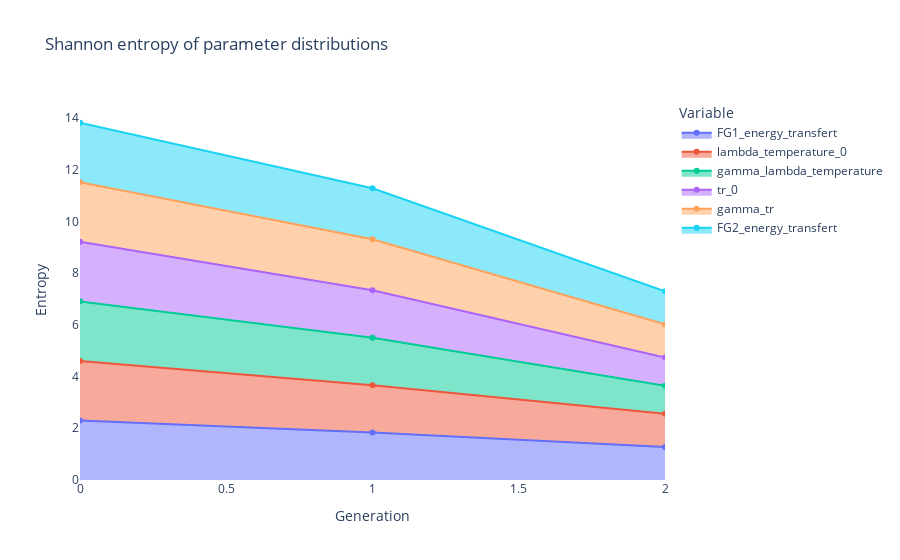

The notebook cell saved with this chart:
### Code cell
viewer.shannon_entropy(bins=100_000)

### Figure 1 — Plotly figure (JSON) as saved in the notebook; plotly's stock layout.template omitted (floating-point values rounded to 4 significant figures)
{"data": [{"fillpattern": {"shape": ""}, "hovertemplate": "Variable=FG1_energy_transfert<br>Generation=%{x}<br>Entropy=%{y}<extra></extra>", "legendgroup": "FG1_energy_transfert", "line": {"color": "#636efa"}, "marker": {"symbol": "circle"}, "mode": "lines+markers", "name": "FG1_energy_transfert", "orientation": "v", "showlegend": true, "stackgroup": "1", "type": "scatter", "x": [0, 1, 2], "xaxis": "x", "y": [2.303, 1.834, 1.28], "yaxis": "y"}, {"fillpattern": {"shape": ""}, "hovertemplate": "Variable=lambda_temperature_0<br>Generation=%{x}<br>Entropy=%{y}<extra></extra>", "legendgroup": "lambda_temperature_0", "line": {"color": "#EF553B"}, "marker": {"symbol": "circle"}, "mode": "lines+markers", "name": "lambda_temperature_0", "orientation": "v", "showlegend": true, "stackgroup": "1", "type": "scatter", "x": [0, 1, 2], "xaxis": "x", "y": [2.303, 1.834, 1.28], "yaxis": "y"}, {"fillpattern": {"shape": ""}, "hovertemplate": "Variable=gamma_lambda_temperature<br>Generation=%{x}<br>Entropy=%{y}<extra></extra>", "legendgroup": "gamma_lambda_temperature", "line": {"color": "#00cc96"}, "marker": {"symbol": "circle"}, "mode": "lines+markers", "name": "gamma_lambda_temperature", "orientation": "v", "showlegend": true, "stackgroup": "1", "type": "scatter", "x": [0, 1, 2], "xaxis": "x", "y": [2.303, 1.834, 1.089], "yaxis": "y"}, {"fillpattern": {"shape": ""}, "hovertemplate": "Variable=tr_0<br>Generation=%{x}<br>Entropy=%{y}<extra></extra>", "legendgroup": "tr_0", "line": {"color": "#ab63fa"}, "marker": {"symbol": "circle"}, "mode": "lines+markers", "name": "tr_0", "orientation": "v", "showlegend": true, "stackgroup": "1", "type": "scatter", "x": [0, 1, 2], "xaxis": "x", "y": [2.303, 1.834, 1.089], "yaxis": "y"}, {"fillpattern": {"shape": ""}, "hovertemplate": "Variable=gamma_tr<br>Generation=%{x}<br>Entropy=%{y}<extra></extra>", "legendgroup": "gamma_tr", "line": {"color": "#FFA15A"}, "marker": {"symbol": "circle"}, "mode": "lines+markers", "name": "gamma_tr", "orientation": "v", "showlegend": true, "stackgroup": "1", "type": "scatter", "x": [0, 1, 2], "xaxis": "x", "y": [2.303, 1.973, 1.28], "yaxis": "y"}, {"fillpattern": {"shape": ""}, "hovertemplate": "Variable=FG2_energy_transfert<br>Generation=%{x}<br>Entropy=%{y}<extra></extra>", "legendgroup": "FG2_energy_transfert", "line": {"color": "#19d3f3"}, "marker": {"symbol": "circle"}, "mode": "lines+markers", "name": "FG2_energy_transfert", "orientation": "v", "showlegend": true, "stackgroup": "1", "type": "scatter", "x": [0, 1, 2], "xaxis": "x", "y": [2.303, 1.973, 1.28], "yaxis": "y"}], "layout": {"legend": {"title": {"text": "Variable"}, "tracegroupgap": 0}, "plot_bgcolor": "rgba(0, 0, 0, 0)", "title": {"text": "Shannon entropy of parameter distributions"}, "xaxis": {"anchor": "y", "domain": [0, 1], "showgrid": false, "title": {"text": "Generation"}}, "yaxis": {"anchor": "x", "domain": [0, 1], "showgrid": false, "title": {"text": "Entropy"}}}}
